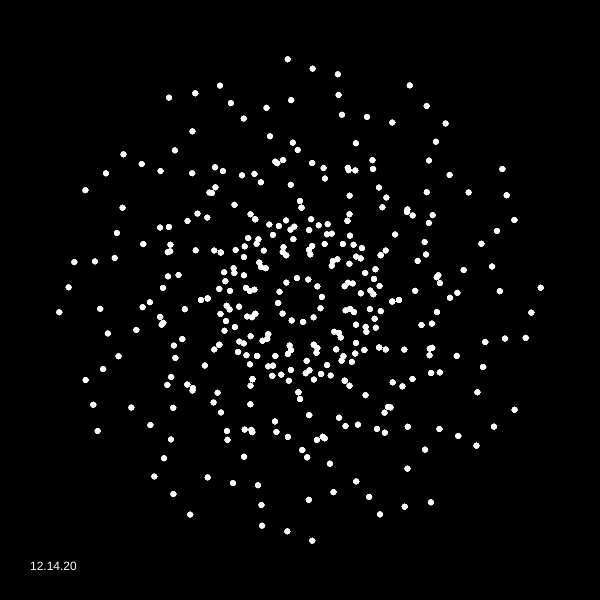
Frame 1 (no input)
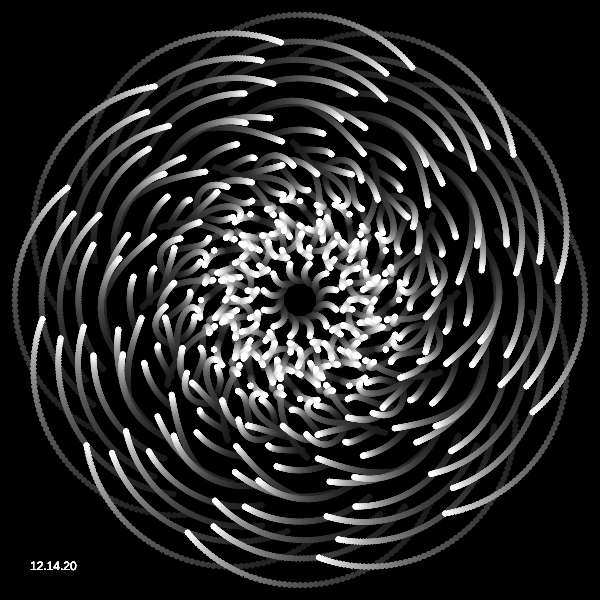
Frame 60 (no input)
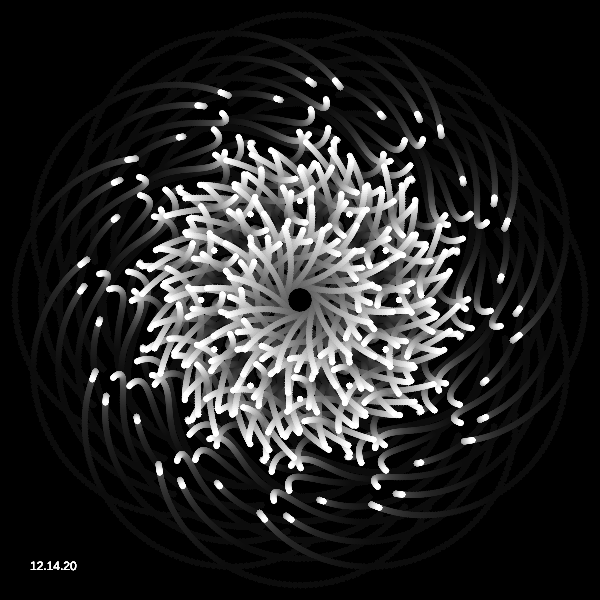
Frame 120 (the mouse pressed at the canvas centre since frame 60)

The p5.js sketch that drew these frames (run headless with seeded random() and noise() and a simulated clock; from frame 60 on, the mouse is pressed at the canvas centre):

// p5.js sketch
// ── sketch.js

//port of https://twitter.com/Hau_kun/status/1273643037747318785
//artist: Hau_kun
//date: Jun 18
//source: 

let t = 0.0;
let r = 0.0;

function setup(){
  createCanvas(600, 600);
  background(0) 

}

function draw(){
  // clear();
  background(0, 10); //originally 255
  t += 0.015;
  for(r=0.0; r<40.0; r++)
    f(300.0, 300.0, PI/6.0*float(r), 99.0);
    fill(255);
    noStroke();
  text("12.14.20", 30, height-30)
}

function f(x,y,r,d){
  if(d>20.0){
    stroke(255)
    fill(255);
    ellipse(x+=cos(r)*d, y+=sin(r)*d, 5,5);
    f(x, y, cos(t)+r+PI/2.0, d*0.70);
    f(x, y, sin(t)+r-PI/7.0, d*0.72);
  }
}


// function mousePressed(){
//   stroke(random(200,255),random(60,255),0);
// }
